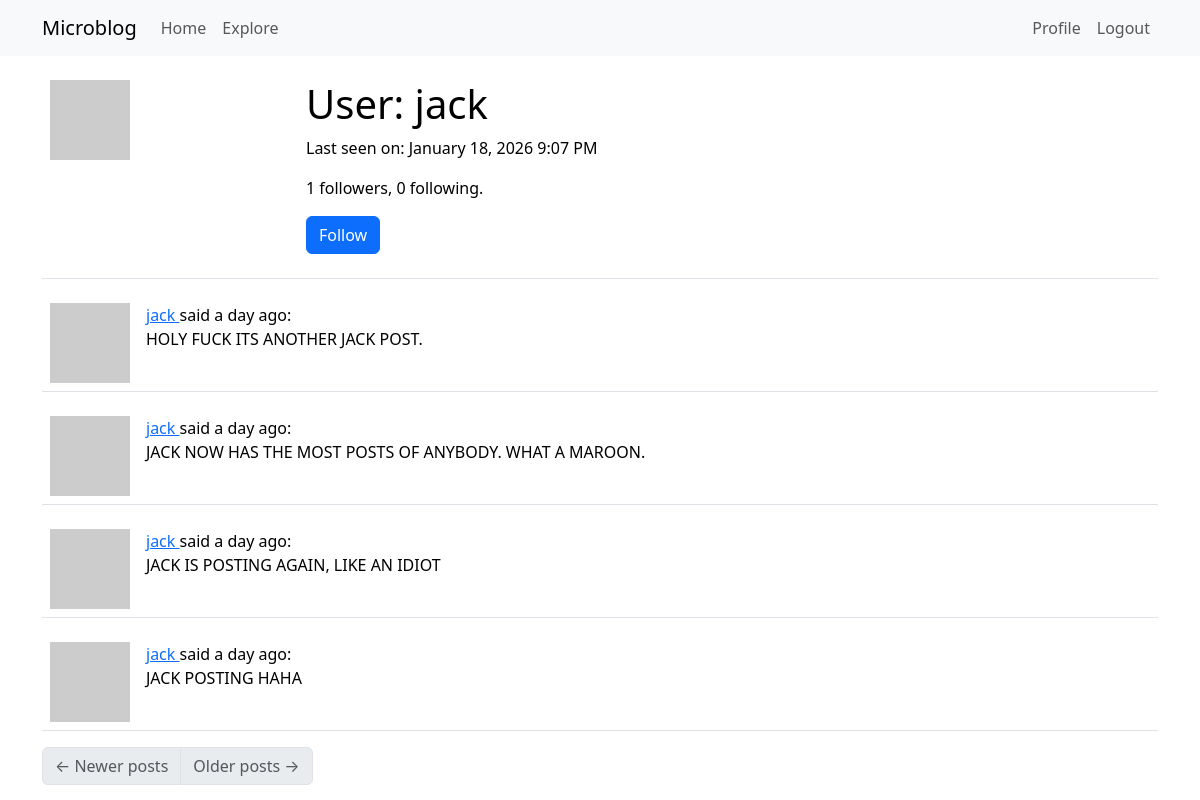
/user/jack (signed in), run on the app's committed database.
### app/models.py (models this page shows, shortened)
class User(UserMixin, db.Model):
    id: so.Mapped[int] = so.mapped_column(primary_key=True)
    username: so.Mapped[str] = so.mapped_column(sa.String(64), index=True, unique=True)
    email: so.Mapped[str] = so.mapped_column(sa.String(120), index=True, unique=True)
    password_hash: so.Mapped[Optional[str]] = so.mapped_column(sa.String(256))
    about_me: so.Mapped[Optional[str]] = so.mapped_column(sa.String(140))
    last_seen: so.Mapped[Optional[datetime]] = so.mapped_column(
        default=lambda: datetime.now(timezone.utc))
    posts: so.WriteOnlyMapped['Post'] = so.relationship(back_populates='author')
    following: so.WriteOnlyMapped['User'] = so.relationship(
        secondary=followers, primaryjoin=(followers.c.follower_id == id),
        secondaryjoin=(followers.c.followed_id == id),
        back_populates='followers')
    followers: so.WriteOnlyMapped['User'] = so.relationship(
        secondary=followers, primaryjoin=(followers.c.followed_id == id),
        secondaryjoin=(followers.c.follower_id == id),
        back_populates='following')
    def avatar(self, size):
        digest = md5(self.email.lower().encode('utf-8')).hexdigest()
        return f'https://www.gravatar.com/avatar/{digest}?d=identicon&s={size}'
    def is_following(self, user):
        query = self.following.select().where(User.id == user.id)
        return db.session.scalar(query) is not None
    def followers_count(self):
        query = sa.select(sa.func.count()).select_from(
            self.followers.select().subquery())
        return db.session.scalar(query)
    def following_count(self):
        query = sa.select(sa.func.count()).select_from(
            self.following.select().subquery())
        return db.session.scalar(query)

class Post(db.Model):
    id: so.Mapped[int] = so.mapped_column(primary_key=True)
    body: so.Mapped[str] = so.mapped_column(sa.String(140))
    timestamp: so.Mapped[datetime] = so.mapped_column(index=True, default=lambda: datetime.now(timezone.utc))
    user_id: so.Mapped[int] = so.mapped_column(sa.ForeignKey(User.id), index=True)
    author: so.Mapped[User] = so.relationship(back_populates='posts')

### app/routes.py (the view)
@app.route('/user/<username>')
@login_required
def user(username):
    user = db.first_or_404(sa.select(User).where(User.username == username))
    page = request.args.get('page', 1, type=int)
    query = user.posts.select().order_by(Post.timestamp.desc())
    posts = db.paginate(query, page=page, per_page=app.config['POSTS_PER_PAGE'], error_out=False)
    next_url = url_for('user', username=user.username, page=posts.next_num) \
        if posts.has_next else None
    prev_url = url_for('user', username=user.username, page=posts.prev_num) \
        if posts.has_prev else None
    form = EmptyForm()
    return render_template('user.html', user=user, posts=posts.items, next_url=next_url, prev_url=prev_url, form=form)

### app/forms.py
class EmptyForm(FlaskForm):
    submit = SubmitField('Submit')

### app/models.py (called while the page is built)
@login.user_loader
def load_user(id):
    return db.session.get(User, int(id))

### app/routes.py (called while the page is built)
@app.before_request
def before_request():
    if current_user.is_authenticated:
        current_user.last_seen = datetime.now(timezone.utc)
        db.session.commit()

### app/templates/user.html (shortened to what this page needs)
{% extends "base.html" %}
{% block content %}
    <table class="table table-hover">
        <tr>
            <td width="256px"><img src="{{ user.avatar(256) }}"></td>
            <td>
                <h1>User: {{ user.username }}</h1>
                {% if user.last_seen %}<p>Last seen on: {{ moment(user.last_seen).format('LLL') }}</p>{% endif %}
                <p>{{ user.followers_count() }} followers, {{ user.following_count() }} following.</p>
                {% if user == current_user %}
                <p><a href="{{ url_for('edit_profile') }}">Edit your profile</a></p>
                {% elif not current_user.is_following(user) %}
                <p>
                    <form action="{{ url_for('follow', username=user.username) }}" method="post">
                        {{ form.submit(value='Follow', class_='btn btn-primary') }}
                    </form>
                </p>
                {% endif %}
            </td>
        </tr>
    </table>
    {% for post in posts %}
        {% include '_post.html' %}
    {% endfor %}
    <nav aria-label="Post navigation">
        <ul class="pagination">
            <li class="page-item{% if not prev_url %} disabled{% endif %}">
                <a class="page-link" href="{{ prev_url }}">
                    <span aria-hidden="true">&larr;</span> Newer posts
                </a>
            </li>
            <li class="page-item{% if not next_url %} disabled{% endif %}">
                <a class="page-link" href="{{ next_url }}">
                    Older posts <span aria-hidden="true">&rarr;</span>
                </a>
            </li>
        </ul>
    </nav>
{% endblock %}

### app/templates/_post.html
    <table class="table table-hover">
        <tr>
            <td width="70px">
                <a href="{{ url_for('user', username=post.author.username) }}">
                    <img src="{{ post.author.avatar(70) }}" />
                </a>
            </td>
            <td>
                <a href="{{ url_for('user', username=post.author.username) }}">
                    {{ post.author.username }}
                </a>
                said {{ moment(post.timestamp).fromNow() }}:
                <br>
                {{ post.body }}
            </td>
        </tr>
    </table>

### data on the page
User: username "jack", last_seen "January 18, 2026 9:07 PM"
Post: author.username "jack", timestamp "a day ago", body "HOLY FUCK ITS ANOTHER JACK POST."
Post: author.username "jack", timestamp "a day ago", body "JACK NOW HAS THE MOST POSTS OF ANYBODY. WHAT A MAROON."
Post: author.username "jack", timestamp "a day ago", body "JACK IS POSTING AGAIN, LIKE AN IDIOT"
Post: author.username "jack", timestamp "a day ago", body "JACK POSTING HAHA"

### other printed values
{{ user.followers_count() }} "1"
{{ user.following_count() }} "0"
